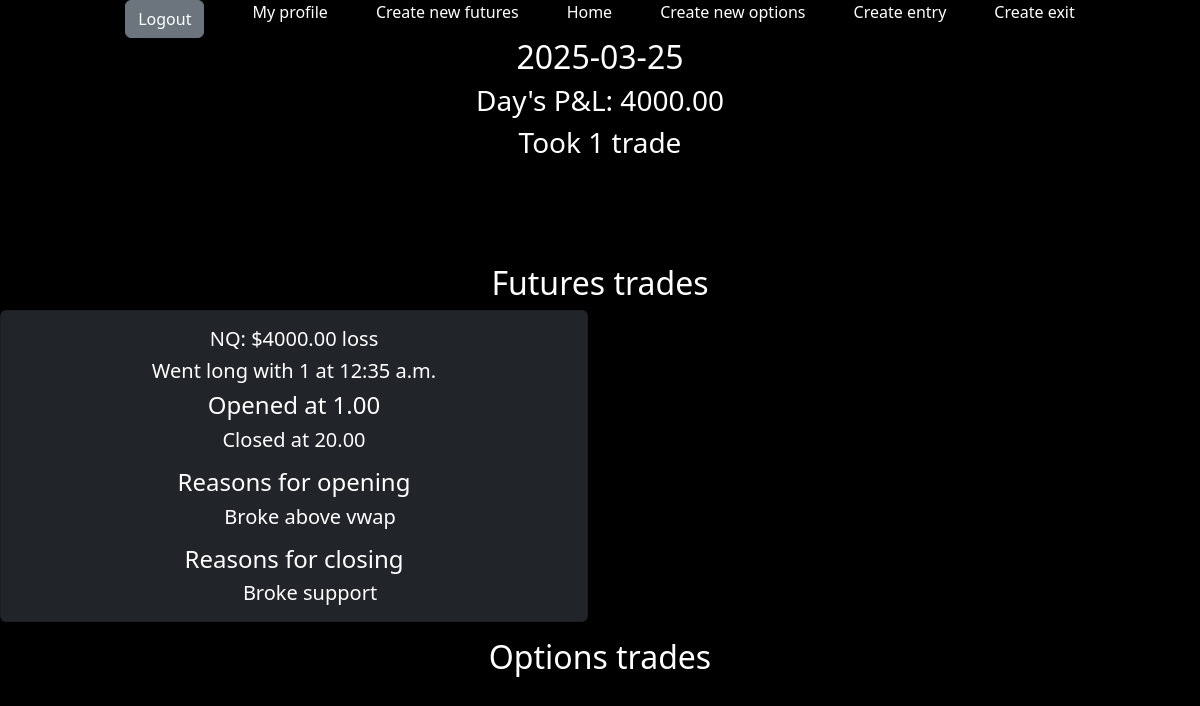
Before: /2025-03-25/ (signed in) with the older database file.
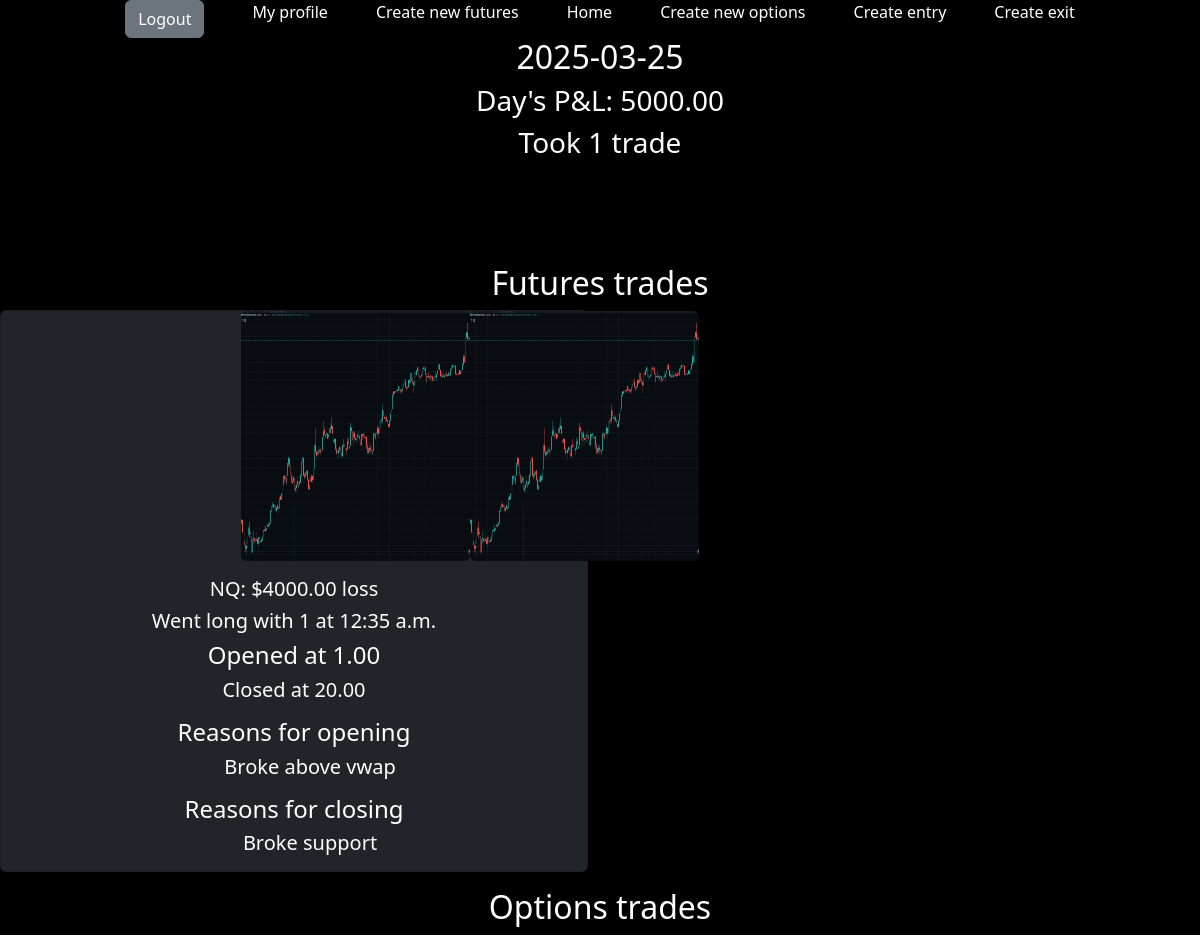
After: the same page with the newer database file.
### main/models.py (models this page shows, shortened)
class Trade(models.Model):
    user = models.ForeignKey(User, on_delete=models.CASCADE)
    ticker = models.CharField(max_length=5)
    long = models.BooleanField(default=None)
    short = models.BooleanField(default=None)
    entry_price = models.DecimalField(decimal_places=2, max_digits=7)
    average_down = models.BooleanField()
    reasons_entry = models.ManyToManyField(Enter_Trade, related_name='trades_as_entry1')
    profit = models.BooleanField()
    loss = models.BooleanField(default=None)
    p_and_l = models.DecimalField(decimal_places=2, max_digits=7)
    trim1 = models.DecimalField(decimal_places=2, max_digits=7, blank=True, null=True)
    trim2 = models.DecimalField(decimal_places=2, max_digits=7, blank=True, null=True)
    exit_price = models.DecimalField(decimal_places=2, max_digits=7)
    reasons_exit = models.ManyToManyField(Exit_Trade, related_name='trades_as_exit1')
    date = models.DateField()
    entry_time = models.TimeField()
    exit_time = models.TimeField()
    picture1 = models.ImageField(upload_to='trade_pictures/', blank=True, default='chart.png')
    picture2 = models.ImageField(upload_to='trade_pictures/', blank=True, default=None)
    quantity = models.SmallIntegerField(default=1)

class Enter_Trade(models.Model):
    user = models.ForeignKey(User, on_delete=models.CASCADE)
    reason = models.CharField(max_length=255)
    profit = models.DecimalField(max_digits=10, decimal_places=2, default= 0.00)

class Exit_Trade(models.Model):
    user = models.ForeignKey(User, on_delete=models.CASCADE)
    reason = models.CharField(max_length=255)

### main/views.py (the view)
# urls.py: path('<str:date_str>/', views.dates, name='dates'),
def dates(request, date_str):  # Rename date to date_str initially
    user = request.user
    futures_trades = user.trade_set.all()
    options_trades = OptionsTrade.objects.filter(user = user)
    filtered_options_trades = options_trades.filter(date=date_str)
    filtered_futures_trades = futures_trades.filter(date=date_str)
    futures_profit = sum(trade.p_and_l for trade in filtered_futures_trades)
    options_profit = sum(trade.p_and_l for trade in options_trades)
    total_profit = futures_profit +  options_profit
    date = date_str
    total_trades = filtered_futures_trades.count() + filtered_options_trades.count()
    futures_percentage = Decimal(0.00)
    futures_wins = 0
    options_wins = 0
    for trade in filtered_futures_trades:
        if trade.profit:
            futures_wins += 1
    for trade in filtered_options_trades:
        if trade.profit:
            options_wins += 1
    wins = futures_wins + options_wins
    win_percentage = wins / total_trades
    context = {
        "filtered_futures_trades": filtered_futures_trades,
        "filtered_options_trades": filtered_options_trades,
        "total_profit": total_profit,
        "date": date,
        "total_trades": total_trades,
        "win_percentage": win_percentage
    }
    return render(request, 'main/dates.html', context)

### main/templates/main/dates.html (shortened to what this page needs)
{% extends 'main/base.html' %}
{% block content %}
<div class="d-flex flex-column align-items-center mb-6">
    <h2>{{date}}</h2>
    <h3>Day's P&L: {{total_profit}}</h3>
    {% if total_trades == 1 %}
    <h3>Took 1 trade</h3>
    {% else %}
    <h3>Took {{total_trades}} trades</h3>
    {% endif %}
</div>
<h2 class="text-center">Futures trades</h2>
<section class="row row-cols-1 row-cols-md-2 g-4">
    {% for trade in filtered_futures_trades %}
    <div class="col">
        <div class="card bg-dark mb-3 text-center">
            <div class="d-flex" style="padding: 0 15em;">
                {% if trade.picture1.url != None %}
                    {% if trade.picture2.url != None %}
                    <img class="image" onclick="openModal('{{trade.picture1.url}}')" src="{{trade.picture1.url}}" alt="Trade Image" height="250px" width="229px">
                    <img class="image" src="{{trade.picture2.url}}" alt="Trade Image" height="250px" width="229px">
                    {% else %}
                    <img class="card-img-top image" onclick="openModal('{{trade.picture1.url}}')" src="{{trade.picture1.url}}" alt="Trade Image" height="250px">
                    <div id="imageModal" class="modal" onclick="closeModal()">
                        <img id="modalImage" src="{{trade.picture1.url}}" class="modal-content">
                    </div>
                    {% endif %}
                {% endif %}
            </div>
            <div class="card-body">
                <h5 class="card-text">
                    {{trade.ticker}}: ${{trade.p_and_l}}
                    {% if trade.profit == True %}
                        profit
                    {% elif trade.loss == True %}
                        loss
                    {% endif %}
                </h5>
                <h5 class="card-text">
                    {% if trade.long == True %}
                        Went long
                    {% elif trade.short == True %}
                        Went short
                    {% endif %}
                    with {{trade.quantity}}
                    at {{trade.entry_time}}
                </h5>
                <h4 class="card-text">Opened at {{trade.entry_price}}</h4>
                <h5 class="card-text">Closed at {{trade.exit_price}}</h5>
            </div>
            <div>
                <h4 class="card-text">Reasons for opening</h4>
                <ol>
                    {% for reason in trade.reasons_entry.all %}
                        <li><h5 class="card-text">{{reason.reason}}</h5></li>
                    {% endfor %}
                </ol>
            </div>
            <div>
                <h4>Reasons for closing</h4>
                <ol>
                    {% for reason in trade.reasons_exit.all %}
                        <li><h5 class="card-text">{{reason.reason}}</h5></li>
                    {% endfor %}
                </ol>
            </div>
        </div>
    </div>
    {% endfor %}
</section>
<h2 class="text-center">Options trades</h2>
{% endblock content %}

### main/templates/main/base.html (shortened to what this page needs)
{% load static %}
<!DOCTYPE html>
<html lang="en">
<head>
    <link href="https://cdn.jsdelivr.net/npm/bootstrap@5.3.3/dist/css/bootstrap.min.css" rel="stylesheet">    <link rel="shortcut icon" href="{% static 'favicon.png' %}">
    <link rel="stylesheet" href="{% static 'css/styles.css' %}">
</head>
<body id="body">
    {% if user.is_authenticated %}
    <header>
        <div class="d-flex justify-content-center gap-5">
            <form action="{% url 'logout' %}" method="post">
                <button type="submit" class="btn btn-secondary">Logout</button>
            </form>
            <a href="/profile">My profile</a>
            <a href="/trade">Create new futures</a>
            <a href="/">Home</a>
            <a href="/options">Create new options</a>
            <a href="/entry">Create entry</a>
            <a href="/exit">Create exit</a>
        </div>
    </header>
    {% block content %}{% endblock content %}
    {% else %}
    <header>
        <a href="/register">Register</a>
        <a href="/login">Login</a>
    </header>
    {% endif %}
</body>
</html>

### static/css/styles.css (style rules this page uses)
#body { background-color: black; }
h1, h2, h3, h4, h5, p, span, li, a, label { color: white; text-decoration: none; border: none !important; }
.mb-6 { margin-bottom: 6em; }
ul, li { list-style: none; }
.image { border-radius: 0.35em; border: 0; display: inline-block; }

Changed rows visible on the page:
changed Trade "NQ": picture1: picture added; picture2: picture added
Other visible differences:
{{ total_profit }}: "4000.00" → "5000.00"
